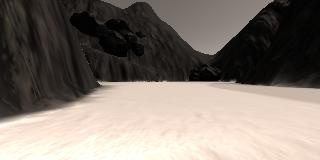
#> input picture sample.jpg, 320 x 160 px
$ jupyter execute mapping.ipynb   (shell and % lines are left out)   (older library calls are emulated)
#> lines starting #> are read from the running program, lines starting #| are printed output that depends on the picture; after the words box and inside, x2 and y2 are one past the last pixel; in counts of white or black regions, pixels touching at a corner belong together
[cell 1]
import matplotlib.pyplot as plt
import matplotlib.image as mpimg

matplotlib is a plotting library that porduces publication level images, graphs etc.
use the inline command so that the plot is more interactive and it gets displayed between the cells. One more advantage of using inline is that it doesnt allow the cells below the plot to affect the image above.
pyplot is the imperative type plotting interface. there is another alternate called the object-oriented interface which is also very powerful but we are going to use this.

[cell 2]
img = mpimg.imread("sample.jpg")
#> img is the input picture: shape (160, 320, 3); mean R, G, B 128.4, 119, 110.8
imgplot = plt.imshow(img)
plt.show()

[cell 3]
type(img)

[cell 4]
img.shape
#> Out = (160, 320, 3)

[cell 5]
import numpy as np
print(img.dtype, img.shape, np.min(img), np.max(img))
#| uint8 (160, 320, 3) 0 255
(x,y,z) = img.shape
#> x = 160; y = 320; z = 3
print(x,y,z)
#| 160 320 3

[cell 6]
red_img = np.copy(img)
red_img[:,:,[1,2]] = 0
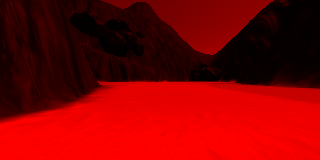
#> red_img: shape (160, 320, 3); mean R, G, B 128.4, 0, 0

green_img = np.copy(img)
green_img[:,:,[0,2]] = 0
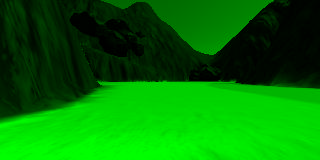
#> green_img: shape (160, 320, 3); mean R, G, B 0, 119, 0

blue_img = np.copy(img)
blue_img[:,:,[0,1]] = 0
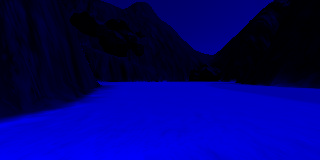
#> blue_img: shape (160, 320, 3); mean R, G, B 0, 0, 110.8

fig = plt.figure(figsize=(12,3))
plt.subplot(131)
plt.imshow(red_img)
plt.subplot(132)
plt.imshow(green_img)
plt.subplot(133)
plt.imshow(blue_img)
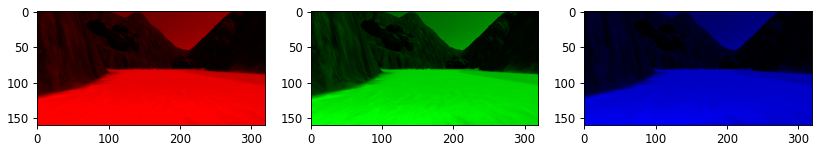
#> figure drawn by matplotlib, 3 panels

[cell 7]
def color_thresh(img, rgb_thresh=(160,165,150)):
    above_thresh = np.zeros_like(img[:,:,0])
    (x,y,z) = img.shape
    for i in range(x):
        for j in range(y):
            if img[i,j,0]>rgb_thresh[0] \
            and img[i,j,1]>rgb_thresh[1]\
            and img[i,j,2]>rgb_thresh[2]:
                above_thresh[i,j] = 1
            else:
                above_thresh[i,j] = 0
    return above_thresh

[cell 8]
x = color_thresh(img,(160,165,160))
#> after the loop in color_thresh, `for i in range(x):`:
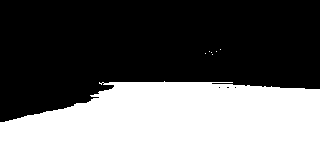
#> above_thresh: shape (160, 320); values 0 (black) and 1 (white), 42.2% white; 7 white regions (6 under 20 px), largest, box (x1, y1, x2, y2) and area: (0, 81, 320, 160) 21581
plt.imshow(x)
plt.show()

[cell 9]
#eprspective and warping

[cell 10]
import numpy as np
import cv2

[cell 11]
grid_img = mpimg.imread("example_grid1.jpg")
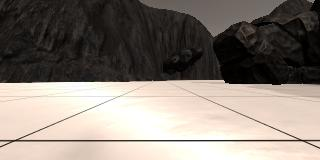
#> input picture example_grid1.jpg, 320 x 160 px
#> grid_img is the input picture: shape (160, 320, 3); mean R, G, B 135.1, 126.3, 118.3
plt.imshow(grid_img)
plt.show()

[cell 12]
import cv2
import numpy as np
import matplotlib.image as mpimg
import matplotlib.pyplot as plt


grid_img = mpimg.imread("sample.jpg")

def color_thresh(img, rgb_thresh=(0,0,0)):
    above_thresh = np.zeros_like(img[:,:,0])
    (x,y,z) = img.shape
    for i in range(x):
        for j in range(y):
            if img[i,j,0]>rgb_thresh[0] \
            and img[i,j,1]>rgb_thresh[1]\
            and img[i,j,2]>rgb_thresh[2]:
                above_thresh[i,j] = 1
            else:
                above_thresh[i,j] = 0
    return above_thresh

def perspective_transform(img, src, dest):
    M = cv2.getPerspectiveTransform(src,dest)
    warped = cv2.warpPerspective(img,M,(img.shape[1],img.shape[0]))
    return warped

dst_size = 5
bottom_offset = 6
s_points = np.float32([[14.6,140], [302,140], [200,95], [118,95]])
#d_points = np.float32([[85,155], [85,165], [75,155], [75,165]])
d_points = np.float32([[155,154], [165,154], [165,144], [155,144]])

[cell 13]
warped = perspective_transform(grid_img,s_points,d_points)
#> in perspective_transform, `warped = cv2.warpPerspective(img,M,(img.shape[1],img.shape[0]))`:
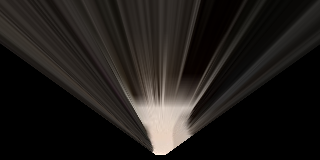
#> warped: shape (160, 320, 3); mean R, G, B 31, 27.8, 25.1
colorsel = color_thresh(warped,(160,160,160))
#> after the loop in color_thresh, `for i in range(x):`:
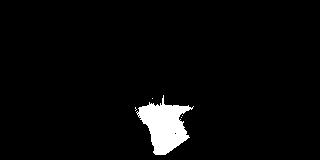
#> above_thresh: shape (160, 320); values 0 (black) and 1 (white), 3.5% white; 5 white regions (4 under 20 px), largest, box (x1, y1, x2, y2) and area: (136, 95, 194, 155) 1792
#plt.imshow(warped)
plt.imshow(colorsel,cmap = 'gray')
plt.show()

[cell 14]
def rover_coords(binary_img):
    ypos, xpos = colorsel.nonzero()
    x_pixel = -(ypos - binary_img.shape[0]).astype(np.float)
    y_pixel = -(xpos - binary_img.shape[1]/2 ).astype(np.float)
    return x_pixel, y_pixel

[cell 15]
ypos, xpos = colorsel.nonzero()
#> ypos = 1799 values from 95 to 154; xpos = 1799 values, max 193 at index 108, min 135 at index 109, mean 164.1
print(ypos)
#> (printed output is left out)
ypos.shape
#> Out = (1799,)

[cell 16]
# Extract x and y positions of navigable terrain pixels
# and convert to rover coordinates
xpix, ypix = rover_coords(colorsel)
#> in rover_coords, `ypos, xpos = colorsel.nonzero()`: ypos = 1799 values from 95 to 154
#> in rover_coords, `x_pixel = -(ypos - binary_img.shape[0]).astype(np.float)`: x_pixel = 1799 values, max 65 at index 0, min 6 at index 1788, mean 34.67
#> in rover_coords, `y_pixel = -(xpos - binary_img.shape[1]/2 ).astype(np.float)`: y_pixel = 1799 values, max 25 at index 109, min -33 at index 108, mean -4.07
#> xpix has the same summary as x_pixel in rover_coords; ypix has the same summary as y_pixel in rover_coords

# Plot the map in rover-centric coords
fig = plt.figure(figsize=(5, 7.5))
plt.plot(xpix, ypix, '.')
plt.ylim(-160, 160)
plt.xlim(0, 160)
plt.title('Rover-Centric Map', fontsize=20)
#plt.show() # Uncomment if running on your local machine
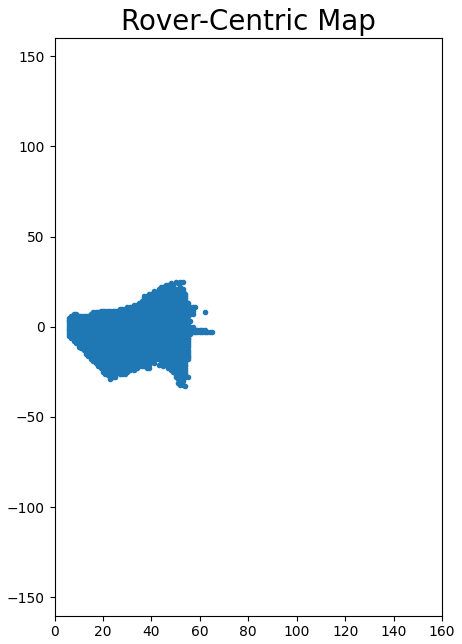
#> figure drawn by matplotlib, 1 panel
